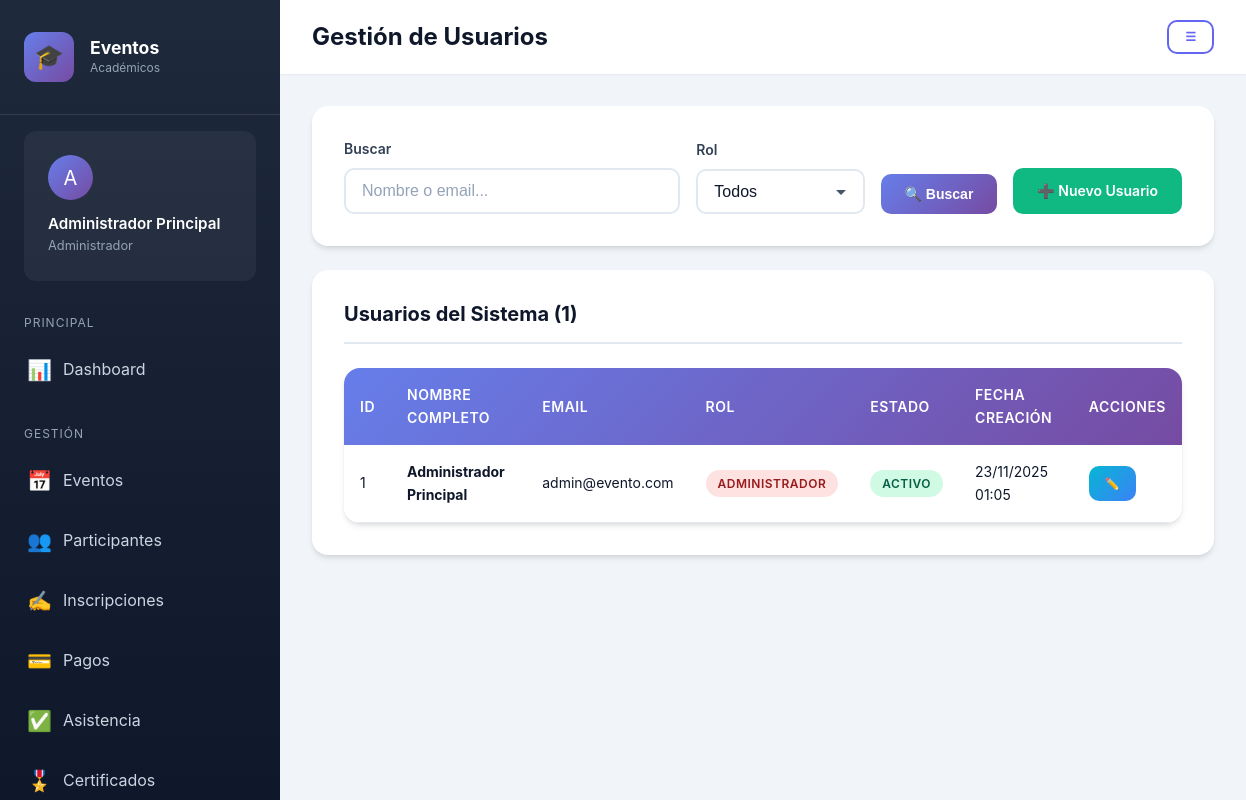
The app's page /modules/usuarios/index.php (signed in) with its own data.
### tables this page shows
CREATE TABLE `usuarios` (
  `id_usuario` int(11) NOT NULL AUTO_INCREMENT,
  `nombre_completo` varchar(100) NOT NULL,
  `email` varchar(100) NOT NULL,
  `password` varchar(255) NOT NULL,
  `id_rol` int(11) NOT NULL,
  `estado` enum('activo','inactivo') DEFAULT 'activo',
  `fecha_creacion` timestamp DEFAULT current_timestamp(),
  PRIMARY KEY (`id_usuario`),
  UNIQUE KEY `email` (`email`),
  KEY `id_rol` (`id_rol`),
  CONSTRAINT `fk_usuario_rol` FOREIGN KEY (`id_rol`) REFERENCES `roles` (`id_rol`)
);

CREATE TABLE `roles` (
  `id_rol` int(11) NOT NULL AUTO_INCREMENT,
  `nombre_rol` varchar(50) NOT NULL,
  `descripcion` text DEFAULT NULL,
  PRIMARY KEY (`id_rol`)
);

### config/config.php (called while the page is built, shortened)
<?php
function isLoggedIn() {
    return isset($_SESSION['user_id']) && isset($_SESSION['last_activity']);
}
function hasRole($roles) {
    $userRole = $_SESSION['role_name'] ?? '';
    if (is_array($roles)) {
        return in_array($userRole, $roles);
    }
    return $userRole === $roles;
}

### modules/usuarios/index.php (the view, shortened to what this page needs)
<?php
require_once '../../config/config.php';
$currentPage = 'usuarios';
$pageTitle = 'Gestión de Usuarios';
try {
    $db = Database::getInstance()->getConnection();
    $search = $_GET['search'] ?? '';
    $query = "
        SELECT u.*, r.nombre_rol
        FROM usuarios u
        INNER JOIN roles r ON u.id_rol = r.id_rol
        WHERE 1=1
    ";
    $query .= " ORDER BY u.fecha_creacion DESC";
    $stmt = $db->prepare($query);
    $stmt->execute();
    $usuarios = $stmt->fetchAll();
} catch (Exception $e) {
    error_log("Users error: " . $e->getMessage());
    $usuarios = [];
}
include '../../includes/header.php';
?>
<div class="card">
    <div class="card-body">
        <form method="GET" style="display: grid; grid-template-columns: 2fr 1fr auto auto; gap: 1rem; align-items: end;">
            <div class="form-group" style="margin: 0;">
                <label class="form-label">Buscar</label>
                <input type="text" name="search" class="form-control" placeholder="Nombre o email..." value="<?php echo htmlspecialchars($search); ?>">
            </div>
            <div class="form-group" style="margin: 0;">
                <label class="form-label">Rol</label>
                <select name="rol" class="form-control">
                    <option value="">Todos</option>
                </select>
            </div>
            <button type="submit" class="btn btn-primary">🔍 Buscar</button>
            <a href="crear.php" class="btn btn-success">➕ Nuevo Usuario</a>
        </form>
    </div>
</div>
<div class="card">
    <div class="card-header">
        <h3 class="card-title">Usuarios del Sistema (<?php echo count($usuarios); ?>)</h3>
    </div>
    <div class="card-body" style="padding: 0;">
        <div class="table-wrapper">
            <table>
                <thead>
                    <tr>
                        <th>ID</th>
                        <th>Nombre Completo</th>
                        <th>Email</th>
                        <th>Rol</th>
                        <th>Estado</th>
                        <th>Fecha Creación</th>
                        <th>Acciones</th>
                    </tr>
                </thead>
                <tbody>
                    <?php if (empty($usuarios)): ?>
                        <tr>
                            <td colspan="7" style="text-align: center; color: var(--gray);">
                                No se encontraron usuarios
                            </td>
                        </tr>
                    <?php else: ?>
                        <?php foreach ($usuarios as $user): ?>
                            <tr>
                                <td><?php echo $user['id_usuario']; ?></td>
                                <td>
                                    <strong><?php echo htmlspecialchars($user['nombre_completo']); ?></strong>
                                </td>
                                <td><?php echo htmlspecialchars($user['email']); ?></td>
                                <td>
                                    <span class="badge badge-<?php
                                        echo $user['id_rol'] == 1 ? 'danger' :
                                             ($user['id_rol'] == 2 ? 'primary' :
                                             ($user['id_rol'] == 3 ? 'success' : 'info'));
                                    ?>">
                                        <?php echo htmlspecialchars($user['nombre_rol']); ?>
                                    </span>
                                </td>
                                <td>
                                    <span class="badge badge-<?php echo $user['estado'] == 'activo' ? 'success' : 'danger'; ?>">
                                        <?php echo ucfirst($user['estado']); ?>
                                    </span>
                                </td>
                                <td><?php echo date('d/m/Y H:i', strtotime($user['fecha_creacion'])); ?></td>
                                <td>
                                    <div style="display: flex; gap: 0.5rem;">
                                        <a href="editar.php?id=<?php echo $user['id_usuario']; ?>" class="btn btn-sm btn-secondary" title="Editar">✏️</a>
                                    </div>
                                </td>
                            </tr>
                        <?php endforeach; ?>
                    <?php endif; ?>
                </tbody>
            </table>
        </div>
    </div>
</div>
<?php include '../../includes/footer.php'; ?>

### includes/header.php (shortened to what this page needs)
<!DOCTYPE html>
<html lang="es">
<head>
    <link rel="stylesheet" href="<?php echo BASE_URL; ?>/assets/css/style.css">
</head>
<body>
    <div class="dashboard-layout">
        <aside class="sidebar" id="sidebar">
            <div class="sidebar-header">
                <div class="sidebar-logo">
                    <div class="logo-icon">🎓</div>
                    <div class="logo-text">
                        <h3>Eventos</h3>
                        <p>Académicos</p>
                    </div>
                </div>
            </div>
            <div class="user-info">
                <div class="user-avatar">
                    <?php echo strtoupper(substr($_SESSION['user_name'] ?? 'U', 0, 1)); ?>
                </div>
                <p class="user-name"><?php echo $_SESSION['user_name'] ?? 'Usuario'; ?></p>
                <p class="user-role"><?php echo $_SESSION['role_name'] ?? 'Rol'; ?></p>
            </div>
            <nav class="nav-menu">
                <div class="nav-section">
                    <div class="nav-section-title">Principal</div>
                    <a href="<?php echo BASE_URL; ?>/dashboard/index.php" class="nav-item <?php echo ($currentPage ?? '') == 'dashboard' ? 'active' : ''; ?>">
                        <span class="nav-icon">📊</span>
                        <span>Dashboard</span>
                    </a>
                </div>
                <?php if (hasRole(['Administrador', 'Responsable de Inscripción', 'Asistente'])): ?>
                <div class="nav-section">
                    <div class="nav-section-title">Gestión</div>
                    <a href="<?php echo BASE_URL; ?>/modules/eventos/index.php" class="nav-item <?php echo ($currentPage ?? '') == 'eventos' ? 'active' : ''; ?>">
                        <span class="nav-icon">📅</span>
                        <span>Eventos</span>
                    </a>
                    <a href="<?php echo BASE_URL; ?>/modules/participantes/index.php" class="nav-item <?php echo ($currentPage ?? '') == 'participantes' ? 'active' : ''; ?>">
                        <span class="nav-icon">👥</span>
                        <span>Participantes</span>
                    </a>
                    <a href="<?php echo BASE_URL; ?>/modules/inscripciones/index.php" class="nav-item <?php echo ($currentPage ?? '') == 'inscripciones' ? 'active' : ''; ?>">
                        <span class="nav-icon">✍️</span>
                        <span>Inscripciones</span>
                    </a>
                    <a href="<?php echo BASE_URL; ?>/modules/pagos/index.php" class="nav-item <?php echo ($currentPage ?? '') == 'pagos' ? 'active' : ''; ?>">
                        <span class="nav-icon">💳</span>
                        <span>Pagos</span>
                    </a>
                    <a href="<?php echo BASE_URL; ?>/modules/asistencia/index.php" class="nav-item <?php echo ($currentPage ?? '') == 'asistencia' ? 'active' : ''; ?>">
                        <span class="nav-icon">✅</span>
                        <span>Asistencia</span>
                    </a>
                    <a href="<?php echo BASE_URL; ?>/modules/certificados/index.php" class="nav-item <?php echo ($currentPage ?? '') == 'certificados' ? 'active' : ''; ?>">
                        <span class="nav-icon">🎖️</span>
                        <span>Certificados</span>
                    </a>
                </div>
                <?php endif; ?>
            </nav>
        </aside>
        <main class="main-content">
            <div class="top-bar">
                <h1 class="page-title"><?php echo $pageTitle ?? 'Dashboard'; ?></h1>
                <div class="top-bar-actions">
                    <button class="btn btn-sm btn-outline" onclick="toggleSidebar()">☰</button>
                </div>
            </div>
            <div class="content-area">

### includes/footer.php (shortened to what this page needs)
            </div>
        </main>
    </div>
</body>
</html>

### includes/header.php (style rules this page uses)
.dashboard-layout { display: flex; min-height: 100vh; background: var(--light); }
.sidebar { width: 280px; background: linear-gradient(180deg, #1e293b 0%, #0f172a 100%); color: var(--white); position: fixed; height: 100vh; overflow-y: auto; transition: transform var(--transition-base); z-index: 100; }
.sidebar-header { padding: 2rem 1.5rem; border-bottom: 1px solid rgba(255, 255, 255, 0.1); }
.sidebar-logo { display: flex; align-items: center; gap: 1rem; }
.logo-icon { width: 50px; height: 50px; background: var(--gradient-primary); border-radius: 12px; display: flex; align-items: center; justify-content: center; font-size: 1.5rem; }
.logo-text h3 { margin: 0; font-size: 1.1rem; color: var(--white); }
.logo-text p { margin: 0; font-size: 0.75rem; color: var(--gray-light); }
.user-info { padding: 1.5rem; background: rgba(255, 255, 255, 0.05); border-radius: 12px; margin: 1rem 1.5rem; }
.user-avatar { width: 45px; height: 45px; background: var(--gradient-primary); border-radius: 50%; display: flex; align-items: center; justify-content: center; font-size: 1.25rem; margin-bottom: 0.75rem; }
.user-name { font-weight: 600; margin: 0; font-size: 0.95rem; }
.user-role { color: var(--gray-light); font-size: 0.8rem; margin: 0; }
.nav-menu { padding: 1rem 0; }
.nav-section { margin-bottom: 1.5rem; }
.nav-section-title { padding: 0 1.5rem; font-size: 0.75rem; text-transform: uppercase; letter-spacing: 1px; color: var(--gray-light); margin-bottom: 0.5rem; }
.nav-item { display: flex; align-items: center; gap: 0.75rem; padding: 0.875rem 1.5rem; color: var(--gray-lighter); text-decoration: none; transition: all var(--transition-fast); border-left: 3px solid transparent; }
.nav-icon { font-size: 1.25rem; width: 24px; text-align: center; }
.main-content { flex: 1; margin-left: 280px; transition: margin-left var(--transition-base); }
.top-bar { background: var(--white); padding: 1.25rem 2rem; box-shadow: var(--shadow-sm); display: flex; justify-content: space-between; align-items: center; position: sticky; top: 0; z-index: 50; }
.page-title { font-size: 1.5rem; font-weight: 700; margin: 0; color: var(--dark); }
.top-bar-actions { display: flex; gap: 1rem; align-items: center; }
.content-area { padding: 2rem; }

### records on screen
usuarios: id_usuario "1", nombre_completo "Administrador Principal", email "admin@evento.com", id_rol.nombre_rol "ADMINISTRADOR", estado "ACTIVO", fecha_creacion "23/11/2025 01:05"

### other values on screen
substr($_SESSION['user_name'] ?? 'U', 0, 1) "A"
$_SESSION['user_name'] "Administrador Principal"
$_SESSION['role_name'] "Administrador"
$pageTitle "Gestión de Usuarios"
count($usuarios) "1"
